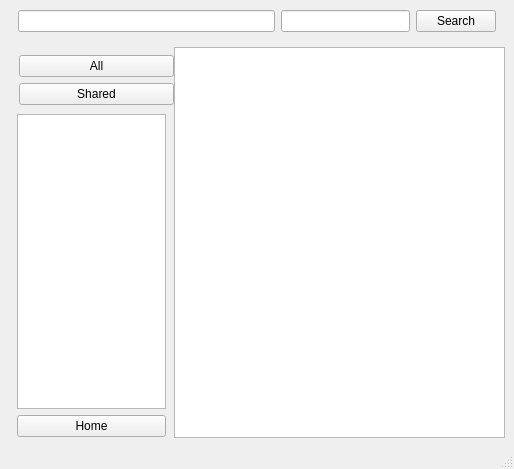
<?xml version="1.0" encoding="UTF-8"?>
<ui version="4.0">
 <class>MainWindow</class>
 <widget class="QMainWindow" name="MainWindow">
  <property name="geometry">
   <rect>
    <x>0</x>
    <y>0</y>
    <width>514</width>
    <height>469</height>
   </rect>
  </property>
  <property name="font">
   <font>
    <family>Segoe UI</family>
   </font>
  </property>
  <property name="windowTitle">
   <string>MainWindow</string>
  </property>
  <property name="autoFillBackground">
   <bool>true</bool>
  </property>
  <widget class="QWidget" name="centralwidget">
   <layout class="QGridLayout" name="gridLayout">
    <property name="topMargin">
     <number>9</number>
    </property>
    <item row="1" column="0">
     <layout class="QHBoxLayout" name="horizontalLayout" stretch="2,4">
      <property name="spacing">
       <number>0</number>
      </property>
      <property name="topMargin">
       <number>0</number>
      </property>
      <item>
       <layout class="QVBoxLayout" name="verticalLayout">
        <property name="leftMargin">
         <number>0</number>
        </property>
        <property name="rightMargin">
         <number>0</number>
        </property>
        <item>
         <widget class="QFrame" name="buttonGroupFrame">
          <layout class="QVBoxLayout" name="verticalLayout_3">
           <property name="leftMargin">
            <number>10</number>
           </property>
           <property name="topMargin">
            <number>8</number>
           </property>
           <property name="rightMargin">
            <number>0</number>
           </property>
           <property name="bottomMargin">
            <number>8</number>
           </property>
           <item>
            <widget class="QPushButton" name="allButton">
             <property name="text">
              <string>All</string>
             </property>
            </widget>
           </item>
           <item>
            <widget class="QPushButton" name="shareButton">
             <property name="text">
              <string>Shared</string>
             </property>
            </widget>
           </item>
          </layout>
         </widget>
        </item>
        <item>
         <widget class="QFrame" name="treeFrame">
          <layout class="QVBoxLayout" name="verticalLayout_2">
           <property name="leftMargin">
            <number>8</number>
           </property>
           <property name="topMargin">
            <number>1</number>
           </property>
           <property name="rightMargin">
            <number>8</number>
           </property>
           <property name="bottomMargin">
            <number>1</number>
           </property>
           <item>
            <widget class="QTreeView" name="treeView">
             <property name="uniformRowHeights">
              <bool>true</bool>
             </property>
             <property name="animated">
              <bool>true</bool>
             </property>
             <attribute name="headerVisible">
              <bool>false</bool>
             </attribute>
            </widget>
           </item>
           <item>
            <widget class="QPushButton" name="homeButton">
             <property name="text">
              <string>Home</string>
             </property>
            </widget>
           </item>
          </layout>
         </widget>
        </item>
       </layout>
      </item>
      <item>
       <widget class="QListView" name="listView">
        <property name="movement">
         <enum>QListView::Static</enum>
        </property>
        <property name="resizeMode">
         <enum>QListView::Adjust</enum>
        </property>
        <property name="spacing">
         <number>-1</number>
        </property>
        <property name="viewMode">
         <enum>QListView::IconMode</enum>
        </property>
        <property name="uniformItemSizes">
         <bool>true</bool>
        </property>
        <property name="wordWrap">
         <bool>true</bool>
        </property>
        <property name="itemAlignment">
         <set>Qt::AlignCenter</set>
        </property>
       </widget>
      </item>
     </layout>
    </item>
    <item row="0" column="0">
     <widget class="QFrame" name="hrefInput">
      <layout class="QHBoxLayout" name="topLayout" stretch="2,1,0">
       <property name="topMargin">
        <number>1</number>
       </property>
       <item>
        <widget class="QLineEdit" name="pathInput">
         <property name="text">
          <string/>
         </property>
        </widget>
       </item>
       <item>
        <widget class="QLineEdit" name="searchInput"/>
       </item>
       <item>
        <widget class="QPushButton" name="searchButton">
         <property name="text">
          <string>Search</string>
         </property>
        </widget>
       </item>
      </layout>
     </widget>
    </item>
   </layout>
  </widget>
  <widget class="QMenuBar" name="menubar">
   <property name="geometry">
    <rect>
     <x>0</x>
     <y>0</y>
     <width>514</width>
     <height>21</height>
    </rect>
   </property>
  </widget>
  <widget class="QStatusBar" name="statusbar"/>
 </widget>
 <resources/>
 <connections/>
</ui>
